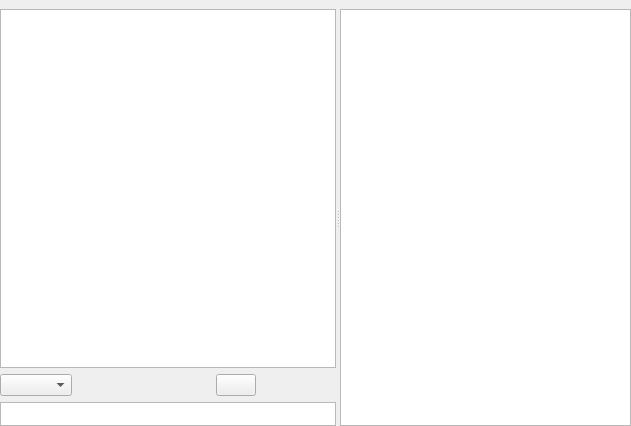
<?xml version="1.0" encoding="UTF-8"?>
<ui version="4.0">
 <class>ChatWidget</class>
 <widget class="QWidget" name="ChatWidget">
  <property name="geometry">
   <rect>
    <x>0</x>
    <y>0</y>
    <width>631</width>
    <height>426</height>
   </rect>
  </property>
  <property name="windowTitle">
   <string>Chat</string>
  </property>
  <layout class="QVBoxLayout" name="layMain">
   <property name="spacing">
    <number>6</number>
   </property>
   <property name="leftMargin">
    <number>0</number>
   </property>
   <property name="topMargin">
    <number>9</number>
   </property>
   <property name="rightMargin">
    <number>0</number>
   </property>
   <property name="bottomMargin">
    <number>0</number>
   </property>
   <item>
    <widget class="QSplitter" name="splitter">
     <property name="lineWidth">
      <number>1</number>
     </property>
     <property name="orientation">
      <enum>Qt::Horizontal</enum>
     </property>
     <property name="opaqueResize">
      <bool>false</bool>
     </property>
     <widget class="QWidget" name="layoutWidget">
      <layout class="QVBoxLayout" name="verticalLayout">
       <item>
        <widget class="QTableView" name="tblChat">
         <property name="sizePolicy">
          <sizepolicy hsizetype="Expanding" vsizetype="Expanding">
           <horstretch>0</horstretch>
           <verstretch>0</verstretch>
          </sizepolicy>
         </property>
        </widget>
       </item>
       <item>
        <layout class="QHBoxLayout" name="horizontalLayout">
         <item>
          <widget class="QComboBox" name="cmbFontSize"/>
         </item>
         <item>
          <widget class="QPushButton" name="butBold">
           <property name="text">
            <string/>
           </property>
           <property name="icon">
            <iconset resource="../ressources.qrc">
             <normaloff>:/icons/ressources/text_bold.png</normaloff>:/icons/ressources/text_bold.png</iconset>
           </property>
           <property name="checkable">
            <bool>true</bool>
           </property>
           <property name="flat">
            <bool>true</bool>
           </property>
          </widget>
         </item>
         <item>
          <widget class="QPushButton" name="butItalic">
           <property name="text">
            <string/>
           </property>
           <property name="icon">
            <iconset resource="../ressources.qrc">
             <normaloff>:/icons/ressources/text_italic.png</normaloff>:/icons/ressources/text_italic.png</iconset>
           </property>
           <property name="checkable">
            <bool>true</bool>
           </property>
           <property name="flat">
            <bool>true</bool>
           </property>
          </widget>
         </item>
         <item>
          <widget class="QPushButton" name="butUnderline">
           <property name="text">
            <string/>
           </property>
           <property name="icon">
            <iconset resource="../ressources.qrc">
             <normaloff>:/icons/ressources/text_underline.png</normaloff>:/icons/ressources/text_underline.png</iconset>
           </property>
           <property name="checkable">
            <bool>true</bool>
           </property>
           <property name="flat">
            <bool>true</bool>
           </property>
          </widget>
         </item>
         <item>
          <widget class="GUI::ColorBox" name="colorBox">
           <property name="text">
            <string/>
           </property>
          </widget>
         </item>
         <item>
          <spacer name="horizontalSpacer">
           <property name="orientation">
            <enum>Qt::Horizontal</enum>
           </property>
           <property name="sizeHint" stdset="0">
            <size>
             <width>40</width>
             <height>20</height>
            </size>
           </property>
          </spacer>
         </item>
        </layout>
       </item>
       <item>
        <widget class="QTextEdit" name="txtMessage">
         <property name="sizePolicy">
          <sizepolicy hsizetype="Expanding" vsizetype="Fixed">
           <horstretch>0</horstretch>
           <verstretch>0</verstretch>
          </sizepolicy>
         </property>
         <property name="maximumSize">
          <size>
           <width>16777215</width>
           <height>24</height>
          </size>
         </property>
         <property name="horizontalScrollBarPolicy">
          <enum>Qt::ScrollBarAlwaysOff</enum>
         </property>
         <property name="documentTitle">
          <string notr="true"/>
         </property>
         <property name="html">
          <string notr="true">&lt;!DOCTYPE HTML PUBLIC &quot;-//W3C//DTD HTML 4.0//EN&quot; &quot;http://www.w3.org/TR/REC-html40/strict.dtd&quot;&gt;
&lt;html&gt;&lt;head&gt;&lt;meta name=&quot;qrichtext&quot; content=&quot;1&quot; /&gt;&lt;style type=&quot;text/css&quot;&gt;
p, li { white-space: pre-wrap; }
&lt;/style&gt;&lt;/head&gt;&lt;body style=&quot; font-family:'Sans'; font-size:8pt; font-weight:400; font-style:normal;&quot;&gt;
&lt;p style=&quot;-qt-paragraph-type:empty; margin-top:0px; margin-bottom:0px; margin-left:0px; margin-right:0px; -qt-block-indent:0; text-indent:0px;&quot;&gt;&lt;br /&gt;&lt;/p&gt;&lt;/body&gt;&lt;/html&gt;</string>
         </property>
         <property name="textInteractionFlags">
          <set>Qt::TextEditorInteraction</set>
         </property>
        </widget>
       </item>
      </layout>
     </widget>
     <widget class="QTableView" name="tblRoomPeers">
      <property name="sizePolicy">
       <sizepolicy hsizetype="Expanding" vsizetype="Expanding">
        <horstretch>0</horstretch>
        <verstretch>0</verstretch>
       </sizepolicy>
      </property>
     </widget>
    </widget>
   </item>
  </layout>
 </widget>
 <customwidgets>
  <customwidget>
   <class>GUI::ColorBox</class>
   <extends>QPushButton</extends>
   <header>ColorBox.h</header>
  </customwidget>
 </customwidgets>
 <resources>
  <include location="../ressources.qrc"/>
 </resources>
 <connections/>
</ui>
